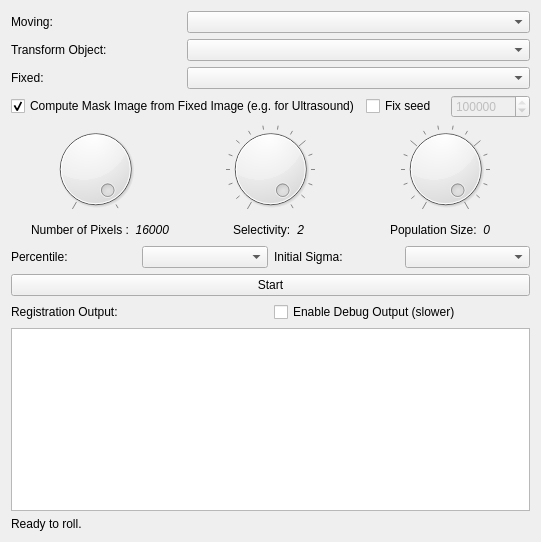
<?xml version="1.0" encoding="UTF-8"?>
<ui version="4.0">
 <class>GPU_RigidRegistrationWidget</class>
 <widget class="QWidget" name="GPU_RigidRegistrationWidget">
  <property name="geometry">
   <rect>
    <x>0</x>
    <y>0</y>
    <width>541</width>
    <height>542</height>
   </rect>
  </property>
  <property name="windowTitle">
   <string>Form</string>
  </property>
  <layout class="QVBoxLayout" name="verticalLayout">
   <item>
    <layout class="QHBoxLayout" name="horizontalLayout_4">
     <item>
      <widget class="QLabel" name="sourceImageLabel">
       <property name="maximumSize">
        <size>
         <width>170</width>
         <height>16777215</height>
        </size>
       </property>
       <property name="text">
        <string>Moving:</string>
       </property>
      </widget>
     </item>
     <item>
      <widget class="QComboBox" name="sourceImageComboBox">
       <property name="minimumSize">
        <size>
         <width>200</width>
         <height>0</height>
        </size>
       </property>
      </widget>
     </item>
    </layout>
   </item>
   <item>
    <layout class="QHBoxLayout" name="horizontalLayout_7">
     <item>
      <widget class="QLabel" name="transformedObjectLabel">
       <property name="maximumSize">
        <size>
         <width>170</width>
         <height>16777215</height>
        </size>
       </property>
       <property name="text">
        <string>Transform Object:</string>
       </property>
      </widget>
     </item>
     <item>
      <widget class="QComboBox" name="transformObjectComboBox"/>
     </item>
    </layout>
   </item>
   <item>
    <layout class="QHBoxLayout" name="horizontalLayout_3">
     <item>
      <widget class="QLabel" name="targetImageLabel">
       <property name="maximumSize">
        <size>
         <width>170</width>
         <height>16777215</height>
        </size>
       </property>
       <property name="text">
        <string>Fixed:</string>
       </property>
      </widget>
     </item>
     <item>
      <widget class="QComboBox" name="targetImageComboBox">
       <property name="minimumSize">
        <size>
         <width>200</width>
         <height>0</height>
        </size>
       </property>
      </widget>
     </item>
    </layout>
   </item>
   <item>
    <layout class="QHBoxLayout" name="horizontalLayout_9">
     <item>
      <widget class="QCheckBox" name="computeMaskCheckBox">
       <property name="text">
        <string>Compute Mask Image from Fixed Image (e.g. for Ultrasound)</string>
       </property>
       <property name="checked">
        <bool>true</bool>
       </property>
      </widget>
     </item>
     <item>
      <widget class="QCheckBox" name="seedCheckBox">
       <property name="toolTip">
        <string>&lt;html&gt;&lt;head/&gt;&lt;body&gt;&lt;p&gt;Use seed to initialize optimizer&lt;/p&gt;&lt;p&gt;&lt;span style=&quot; font-style:italic;&quot;&gt;Enables the optimizer, i.e., CMA evolution strategy, to return deterministic results. We recommend to use a fixed seed for evaluation only.&lt;/span&gt;&lt;/p&gt;&lt;/body&gt;&lt;/html&gt;</string>
       </property>
       <property name="text">
        <string>Fix seed</string>
       </property>
      </widget>
     </item>
     <item>
      <widget class="QSpinBox" name="seedSpinBox">
       <property name="enabled">
        <bool>false</bool>
       </property>
       <property name="prefix">
        <string/>
       </property>
       <property name="minimum">
        <number>1</number>
       </property>
       <property name="maximum">
        <number>999999999</number>
       </property>
       <property name="stepType">
        <enum>QAbstractSpinBox::DefaultStepType</enum>
       </property>
       <property name="value">
        <number>123456789</number>
       </property>
       <property name="displayIntegerBase">
        <number>10</number>
       </property>
      </widget>
     </item>
    </layout>
   </item>
   <item>
    <layout class="QHBoxLayout" name="horizontalLayout_5" stretch="0,0,0">
     <item>
      <layout class="QVBoxLayout" name="verticalLayout_4">
       <item>
        <widget class="QDial" name="numebrOfPixelsDial">
         <property name="toolTip">
          <string>&lt;html&gt;&lt;head/&gt;&lt;body&gt;&lt;p&gt;Number of Pixels Evaluated&lt;/p&gt;&lt;p&gt;&lt;span style=&quot; font-style:italic;&quot;&gt;A large number of pixels leads to an increased computational time but can also lead to gains in registration accuracy.&lt;/span&gt;&lt;/p&gt;&lt;/body&gt;&lt;/html&gt;</string>
         </property>
         <property name="minimum">
          <number>4000</number>
         </property>
         <property name="maximum">
          <number>128000</number>
         </property>
         <property name="singleStep">
          <number>4000</number>
         </property>
         <property name="pageStep">
          <number>8000</number>
         </property>
         <property name="value">
          <number>128000</number>
         </property>
         <property name="wrapping">
          <bool>false</bool>
         </property>
         <property name="notchesVisible">
          <bool>true</bool>
         </property>
        </widget>
       </item>
      </layout>
     </item>
     <item>
      <layout class="QVBoxLayout" name="verticalLayout_5">
       <item>
        <widget class="QDial" name="selectivityDial">
         <property name="toolTip">
          <string>&lt;html&gt;&lt;head/&gt;&lt;body&gt;&lt;p&gt;Orientation Selectivity&lt;/p&gt;&lt;p&gt;&lt;span style=&quot; font-style:italic;&quot;&gt;Characterizes the selectivity with which gradient orientation alignment is evaluated. A high value implies that only gradient orientations that are tightly aligned will be considered as a match.&lt;/span&gt;&lt;/p&gt;&lt;/body&gt;&lt;/html&gt;</string>
         </property>
         <property name="minimum">
          <number>1</number>
         </property>
         <property name="maximum">
          <number>16</number>
         </property>
         <property name="value">
          <number>16</number>
         </property>
         <property name="notchesVisible">
          <bool>true</bool>
         </property>
        </widget>
       </item>
      </layout>
     </item>
     <item>
      <layout class="QVBoxLayout" name="verticalLayout_2">
       <item>
        <widget class="QDial" name="populationSizeDial">
         <property name="toolTip">
          <string>&lt;html&gt;&lt;head/&gt;&lt;body&gt;&lt;p&gt;Optimizer Population Size&lt;/p&gt;&lt;p&gt;&lt;span style=&quot; font-style:italic;&quot;&gt;Characterizes the number of candidate transformations evaluate at each iteration of the optimization.&lt;/span&gt;&lt;/p&gt;&lt;/body&gt;&lt;/html&gt;</string>
         </property>
         <property name="maximum">
          <number>60</number>
         </property>
         <property name="value">
          <number>60</number>
         </property>
         <property name="notchesVisible">
          <bool>true</bool>
         </property>
        </widget>
       </item>
      </layout>
     </item>
    </layout>
   </item>
   <item>
    <layout class="QHBoxLayout" name="horizontalLayout_6">
     <item>
      <layout class="QHBoxLayout" name="horizontalLayout_10">
       <item>
        <spacer name="horizontalSpacer_4">
         <property name="orientation">
          <enum>Qt::Horizontal</enum>
         </property>
         <property name="sizeHint" stdset="0">
          <size>
           <width>20</width>
           <height>20</height>
          </size>
         </property>
        </spacer>
       </item>
       <item>
        <widget class="QLabel" name="numberOfSamplesLabel">
         <property name="maximumSize">
          <size>
           <width>110</width>
           <height>80</height>
          </size>
         </property>
         <property name="font">
          <font>
           <pointsize>9</pointsize>
          </font>
         </property>
         <property name="text">
          <string>Number of Pixels :</string>
         </property>
         <property name="alignment">
          <set>Qt::AlignLeading|Qt::AlignLeft|Qt::AlignVCenter</set>
         </property>
        </widget>
       </item>
       <item>
        <widget class="QLabel" name="numberOfSamplesValueLabel">
         <property name="maximumSize">
          <size>
           <width>200</width>
           <height>16777215</height>
          </size>
         </property>
         <property name="font">
          <font>
           <pointsize>9</pointsize>
           <italic>true</italic>
          </font>
         </property>
         <property name="text">
          <string>16000</string>
         </property>
         <property name="alignment">
          <set>Qt::AlignRight|Qt::AlignTrailing|Qt::AlignVCenter</set>
         </property>
         <property name="wordWrap">
          <bool>false</bool>
         </property>
        </widget>
       </item>
      </layout>
     </item>
     <item>
      <spacer name="horizontalSpacer">
       <property name="orientation">
        <enum>Qt::Horizontal</enum>
       </property>
       <property name="sizeType">
        <enum>QSizePolicy::Expanding</enum>
       </property>
       <property name="sizeHint" stdset="0">
        <size>
         <width>40</width>
         <height>20</height>
        </size>
       </property>
      </spacer>
     </item>
     <item>
      <layout class="QHBoxLayout" name="horizontalLayout_12">
       <item>
        <widget class="QLabel" name="parameterNLabel">
         <property name="maximumSize">
          <size>
           <width>70</width>
           <height>80</height>
          </size>
         </property>
         <property name="font">
          <font>
           <pointsize>9</pointsize>
          </font>
         </property>
         <property name="layoutDirection">
          <enum>Qt::LeftToRight</enum>
         </property>
         <property name="text">
          <string>Selectivity:</string>
         </property>
        </widget>
       </item>
       <item>
        <widget class="QLabel" name="parameterNValueLabel">
         <property name="maximumSize">
          <size>
           <width>200</width>
           <height>16777215</height>
          </size>
         </property>
         <property name="font">
          <font>
           <pointsize>9</pointsize>
           <italic>true</italic>
          </font>
         </property>
         <property name="text">
          <string>2</string>
         </property>
         <property name="alignment">
          <set>Qt::AlignRight|Qt::AlignTrailing|Qt::AlignVCenter</set>
         </property>
        </widget>
       </item>
      </layout>
     </item>
     <item>
      <spacer name="horizontalSpacer_2">
       <property name="orientation">
        <enum>Qt::Horizontal</enum>
       </property>
       <property name="sizeType">
        <enum>QSizePolicy::Expanding</enum>
       </property>
       <property name="sizeHint" stdset="0">
        <size>
         <width>80</width>
         <height>20</height>
        </size>
       </property>
      </spacer>
     </item>
     <item>
      <layout class="QHBoxLayout" name="horizontalLayout_14">
       <item>
        <widget class="QLabel" name="populationSizeLabel">
         <property name="font">
          <font>
           <pointsize>9</pointsize>
          </font>
         </property>
         <property name="text">
          <string>Population Size:</string>
         </property>
        </widget>
       </item>
       <item>
        <widget class="QLabel" name="populationSizeValueLabel">
         <property name="font">
          <font>
           <pointsize>9</pointsize>
           <italic>true</italic>
          </font>
         </property>
         <property name="text">
          <string>0</string>
         </property>
         <property name="alignment">
          <set>Qt::AlignRight|Qt::AlignTrailing|Qt::AlignVCenter</set>
         </property>
        </widget>
       </item>
       <item>
        <spacer name="horizontalSpacer_3">
         <property name="orientation">
          <enum>Qt::Horizontal</enum>
         </property>
         <property name="sizeHint" stdset="0">
          <size>
           <width>40</width>
           <height>20</height>
          </size>
         </property>
        </spacer>
       </item>
      </layout>
     </item>
    </layout>
   </item>
   <item>
    <layout class="QHBoxLayout" name="horizontalLayout_2">
     <item>
      <widget class="QLabel" name="label">
       <property name="text">
        <string>Percentile: </string>
       </property>
      </widget>
     </item>
     <item>
      <widget class="QComboBox" name="percentileComboBox">
       <property name="toolTip">
        <string>&lt;html&gt;&lt;head/&gt;&lt;body&gt;&lt;p&gt;Percentile For Identifying Gradient Magnitude Threshold&lt;/p&gt;&lt;p&gt;&lt;span style=&quot; font-style:italic;&quot;&gt;A percentile value of 0.8 means that the gradient magnitude threshold will correspond to the value above which the top 20% pixels with highest gradient magnitude can be found. Only pixels with gradient magnitude above such threshold will be selected for evaluation of the metric.&lt;/span&gt;&lt;/p&gt;&lt;/body&gt;&lt;/html&gt;</string>
       </property>
      </widget>
     </item>
     <item>
      <widget class="QLabel" name="label_2">
       <property name="text">
        <string>Initial Sigma:</string>
       </property>
      </widget>
     </item>
     <item>
      <widget class="QComboBox" name="initialSigmaComboBox">
       <property name="toolTip">
        <string>&lt;html&gt;&lt;head/&gt;&lt;body&gt;&lt;p&gt;Initial Sigma&lt;/p&gt;&lt;p&gt;&lt;span style=&quot; font-style:italic;&quot;&gt;Characterizes the spread of the search space to be evaluated in the first iteration of the optimizer. A large value is of use when the misregistration is large.&lt;/span&gt;&lt;/p&gt;&lt;/body&gt;&lt;/html&gt;</string>
       </property>
      </widget>
     </item>
    </layout>
   </item>
   <item>
    <layout class="QHBoxLayout" name="horizontalLayout">
     <item>
      <widget class="QPushButton" name="startButton">
       <property name="text">
        <string>Start</string>
       </property>
      </widget>
     </item>
    </layout>
   </item>
   <item>
    <layout class="QHBoxLayout" name="horizontalLayout_8">
     <item>
      <widget class="QLabel" name="registrationOutputLabel">
       <property name="text">
        <string>Registration Output:</string>
       </property>
      </widget>
     </item>
     <item>
      <widget class="QCheckBox" name="debugCheckBox">
       <property name="text">
        <string>Enable Debug Output (slower)</string>
       </property>
      </widget>
     </item>
    </layout>
   </item>
   <item>
    <widget class="QTextEdit" name="registrationOutputTextEdit">
     <property name="enabled">
      <bool>true</bool>
     </property>
     <property name="sizePolicy">
      <sizepolicy hsizetype="Expanding" vsizetype="Maximum">
       <horstretch>0</horstretch>
       <verstretch>0</verstretch>
      </sizepolicy>
     </property>
     <property name="readOnly">
      <bool>true</bool>
     </property>
    </widget>
   </item>
   <item>
    <widget class="QLabel" name="userFeedbackLabel">
     <property name="text">
      <string>Ready to roll.</string>
     </property>
    </widget>
   </item>
  </layout>
 </widget>
 <resources/>
 <connections/>
</ui>
